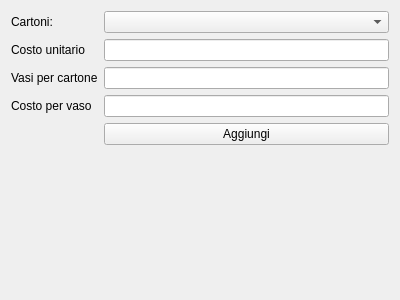
<?xml version="1.0" encoding="UTF-8"?>
<ui version="4.0">
 <class>HCartoni</class>
 <widget class="QWidget" name="HCartoni">
  <property name="geometry">
   <rect>
    <x>0</x>
    <y>0</y>
    <width>400</width>
    <height>300</height>
   </rect>
  </property>
  <property name="windowTitle">
   <string>Form</string>
  </property>
  <layout class="QVBoxLayout" name="verticalLayout">
   <item>
    <layout class="QFormLayout" name="formLayout_3">
     <item row="0" column="0">
      <widget class="QLabel" name="label_13">
       <property name="minimumSize">
        <size>
         <width>80</width>
         <height>0</height>
        </size>
       </property>
       <property name="text">
        <string>Cartoni:</string>
       </property>
      </widget>
     </item>
     <item row="0" column="1">
      <widget class="QComboBox" name="cbCartoni"/>
     </item>
     <item row="1" column="0">
      <widget class="QLabel" name="label_15">
       <property name="text">
        <string>Costo unitario</string>
       </property>
      </widget>
     </item>
     <item row="1" column="1">
      <widget class="QLineEdit" name="leCosto_unitario_cartone"/>
     </item>
     <item row="2" column="0">
      <widget class="QLabel" name="label_14">
       <property name="text">
        <string>Vasi per cartone</string>
       </property>
      </widget>
     </item>
     <item row="2" column="1">
      <widget class="QLineEdit" name="leVasi_per_cartone"/>
     </item>
     <item row="3" column="0">
      <widget class="QLabel" name="label_16">
       <property name="text">
        <string>Costo per vaso</string>
       </property>
      </widget>
     </item>
     <item row="3" column="1">
      <widget class="QLineEdit" name="leCostoper_vaso"/>
     </item>
     <item row="4" column="1">
      <widget class="QPushButton" name="pbAdd">
       <property name="text">
        <string>Aggiungi</string>
       </property>
      </widget>
     </item>
    </layout>
   </item>
  </layout>
 </widget>
 <resources/>
 <connections/>
</ui>
